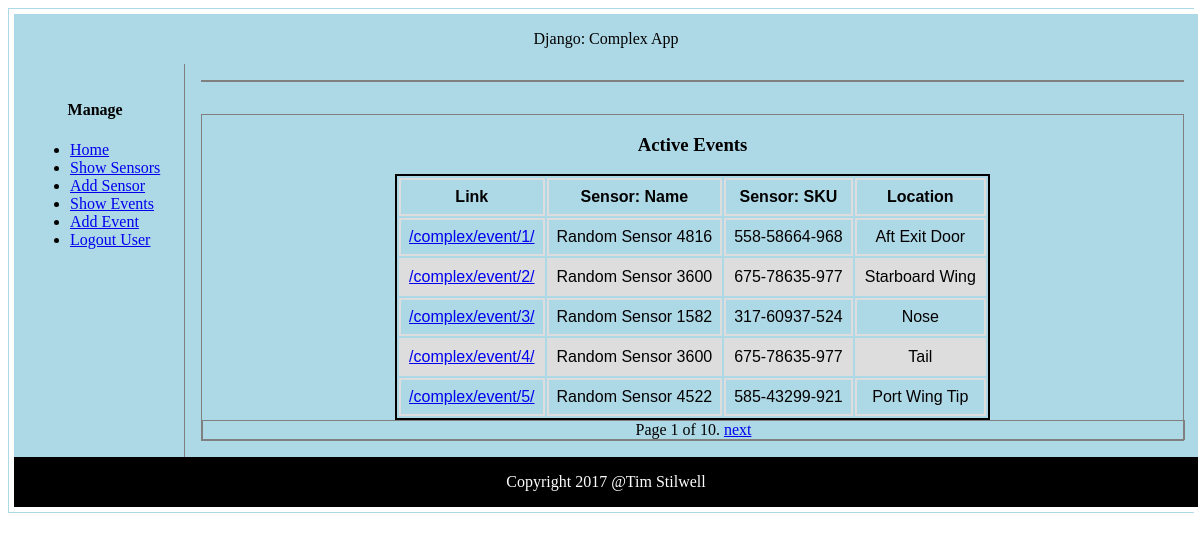
Before: /complex/events/ with the older database file.
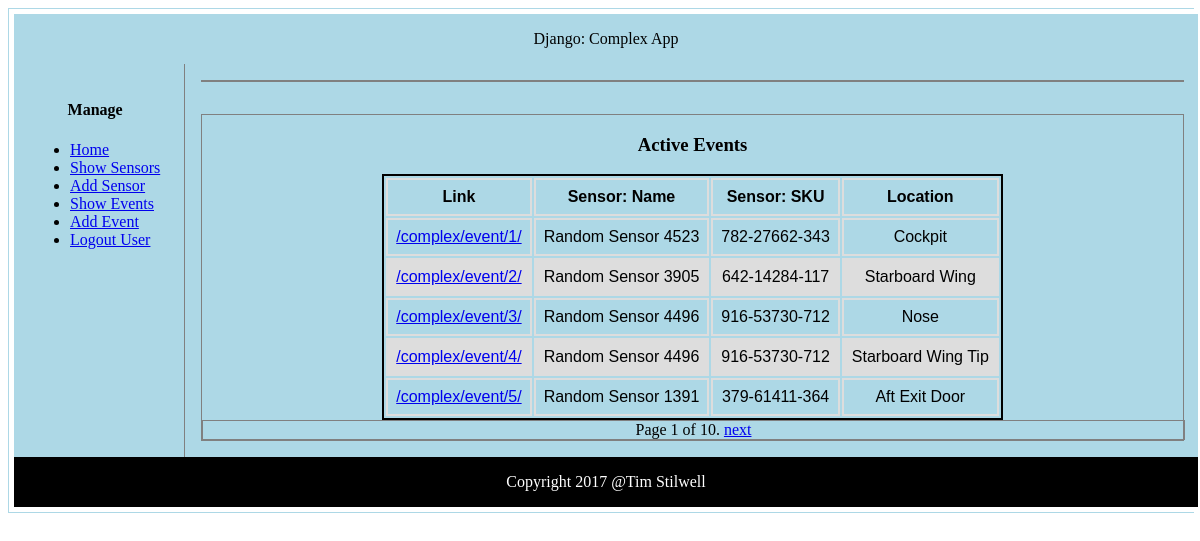
After: the same page with the newer database file.
### complex/models.py (models this page shows, shortened)
class Event(models.Model):
    NOSE = 0
    COCKPIT = 1
    FORE_DOOR = 2
    PORT_WING_TIP = 3
    PORT_WING = 4
    STARBOARD_WING_TIP = 5
    STARBOARD_WING = 6
    AFT_DOOR = 7
    TAIL = 8
    LOCATIONS = (
        (NOSE, 'Nose'),
        (COCKPIT, 'Cockpit'),
        (FORE_DOOR, 'Fore Exit Door'),
        (PORT_WING_TIP, 'Port Wing Tip'),
        (PORT_WING, 'Port Wing'),
        (STARBOARD_WING_TIP, 'Starboard Wing Tip'),
        (STARBOARD_WING, 'Starboard Wing'),
        (AFT_DOOR, 'Aft Exit Door'),
        (TAIL, 'Tail')
    )
    ONLINE = 100
    CLIMATE_FAULT = 101
    CAMERA_FAULT = 102
    LOW_POWER = 103
    STATUS = (
        (ONLINE, 'Online'),
        (CLIMATE_FAULT, 'Climate Fault'),
        (CAMERA_FAULT, 'Camera Fault'),
        (LOW_POWER, 'Low Power')
    )
    NA = 200
    LENS = 201
    GLARE = 202
    MEMORY_FULL = 203
    CAMERA = (
        (NA, 'N/A'),
        (LENS, 'Lens Obscured'),
        (GLARE, 'Contrast Too High'),
        (MEMORY_FULL, 'Memory Full')
    )
    sensor = models.ForeignKey(Sensor)
    timestamp = models.DateTimeField()
    location = models.SmallIntegerField(choices=LOCATIONS,
                                        default=COCKPIT)
    status = models.SmallIntegerField(choices=STATUS,
                                      default=ONLINE)
    camera = models.SmallIntegerField(choices=CAMERA,
                                      default=NA)
    avg_temp = models.DecimalField(max_digits=5,
                                   decimal_places=2,
                                   default=Decimal('0.00'))
    avg_pressure = models.DecimalField(max_digits=5,
                                       decimal_places=2,
                                       default=Decimal('0.00'))
    pct_humidity = models.PositiveIntegerField(default=0)
    altitude = models.PositiveIntegerField(default=0)
    windspeed = models.PositiveIntegerField(default=0)
    deleted = models.BooleanField(default=False)
    link = models.URLField(max_length=30,
                           null=True,
                           blank=False)
    ulink = models.URLField(max_length=30,
                            null=True,
                            blank=False)
    dlink = models.URLField(max_length=30,
                            null=True,
                            blank=False)
    class Meta:
        ordering = ['id']

class Sensor(models.Model):
    FAHRENHEIT = 0
    CELSIUS = 1
    TEMPERATURE_UNITS = (
        (FAHRENHEIT, 'Fahrenheit'),
        (CELSIUS, 'Celsius')
    )
    PSI = 2
    ATM = 3
    PRESSURE_UNITS = (
        (PSI, 'psi'),
        (ATM, 'atm')
    )
    MILES = 4
    KILOMETERS = 5
    ALTITUDE_UNITS = (
        (MILES, 'Miles'),
        (KILOMETERS, 'Kilometers')
    )
    MILES_PER_HOUR = 6
    KILOMETERS_PER_HOUR = 7
    WINDSPEED_UNITS = (
        (MILES_PER_HOUR, 'Miles/Hour'),
        (KILOMETERS_PER_HOUR, 'Kilometers/Hour')
    )
    created_by = models.ForeignKey(User,
                                   on_delete=models.CASCADE)
    name = models.CharField(max_length=20,
                            null=False,
                            blank=False,
                            unique=False)
    sku = models.CharField(max_length=20,
                           null=False,
                           blank=False,
                           unique=False)
    serial_no = models.CharField(max_length=20,
                                 null=False,
                                 blank=False,
                                 unique=True)
    temp_units = models.SmallIntegerField(choices=TEMPERATURE_UNITS,
                                          default=CELSIUS)
    pressure_units = models.SmallIntegerField(choices=PRESSURE_UNITS,
                                              default=ATM)
    alt_units = models.SmallIntegerField(choices=ALTITUDE_UNITS,
                                         default=KILOMETERS)
    ws_units = models.SmallIntegerField(choices=WINDSPEED_UNITS,
                                         default=KILOMETERS_PER_HOUR)
    installed = models.DateField(auto_now_add=True)
    climate = models.BooleanField(default=True)
    camera = models.BooleanField(default=False)
    link = models.URLField(max_length=30,
                           null=True,
                           blank=False)
    ulink = models.URLField(max_length=30,
                            null=True,
                            blank=False)
    dlink = models.URLField(max_length=30,
                            null=True,
                            blank=False)
    class Meta:
        ordering = ['id']

### complex/views.py (the view)
class EventListView(ListView):
    allow_empty = True
    context_object_name = 'object_list'
    http_method_not_allowed = ['delete', 'patch', 'post', 'put']
    form = EventForm
    paginate_by = 5
    paginate_orphans = 0
    paginator_class = Paginator
    page_kwarg = 'page'
    template_name = 'complex/event_list.html'
    def get_queryset(self):
        queryset = Event.objects.all()
        for event in queryset:
            event.location = event.get_location_display()
        return queryset

### complex/templates/complex/event_list.html (shortened to what this page needs)
{% extends "complex/base.html" %}
{% load static %}
{% block table %}
    <h3>Active Events</h3>
    {% if object_list %}
        <table id="list">
            <thead>
                <tr>
                    <th>Link</th>
                    <th>Sensor: Name</th>
                    <th>Sensor: SKU</th>
                    <th>Location</th>
                </tr>
            </thead>
            <tbody>
            {% for event in object_list %}
                <tr>
                    <td><a href="{{ event.link }}">{{ event.link }}</a></td>
                    <td>{{ event.sensor.name }}</td>
                    <td>{{ event.sensor.sku }}</td>
                    <td>{{ event.location }}</td>
                </tr>
            {% endfor %}
            </tbody>
        </table>
    {% else %}
        <p>There are no active events.</p>
    {% endif %}
    {% if is_paginated %}
        <div class="pagination">
            <span class="page-links">
                <span class="page-current">
                    Page {{ page_obj.number }} of {{ page_obj.paginator.num_pages }}.
                </span>
                {% if page_obj.has_next %}
                    <a href="{{ request.path }}?page={{ page_obj.next_page_number }}">next</a>
                {% endif %}
            </span>
        </div>
    {% endif %}
{% endblock %}

Changed rows visible on the page:
changed Event "/complex/event/1/": sensor.name "Random Sensor 4816" → "Random Sensor 4523"; sensor.sku "558-58664-968" → "782-27662-343"; location "Aft Exit Door" → "Cockpit"
changed Event "/complex/event/2/": sensor.name "Random Sensor 3600" → "Random Sensor 3905"; sensor.sku "675-78635-977" → "642-14284-117"
changed Event "/complex/event/3/": sensor.name "Random Sensor 1582" → "Random Sensor 4496"; sensor.sku "317-60937-524" → "916-53730-712"
changed Event "/complex/event/4/": sensor.name "Random Sensor 3600" → "Random Sensor 4496"; sensor.sku "675-78635-977" → "916-53730-712"; location "Tail" → "Starboard Wing Tip"
changed Event "/complex/event/5/": sensor.name "Random Sensor 4522" → "Random Sensor 1391"; sensor.sku "585-43299-921" → "379-61411-364"; location "Port Wing Tip" → "Aft Exit Door"
